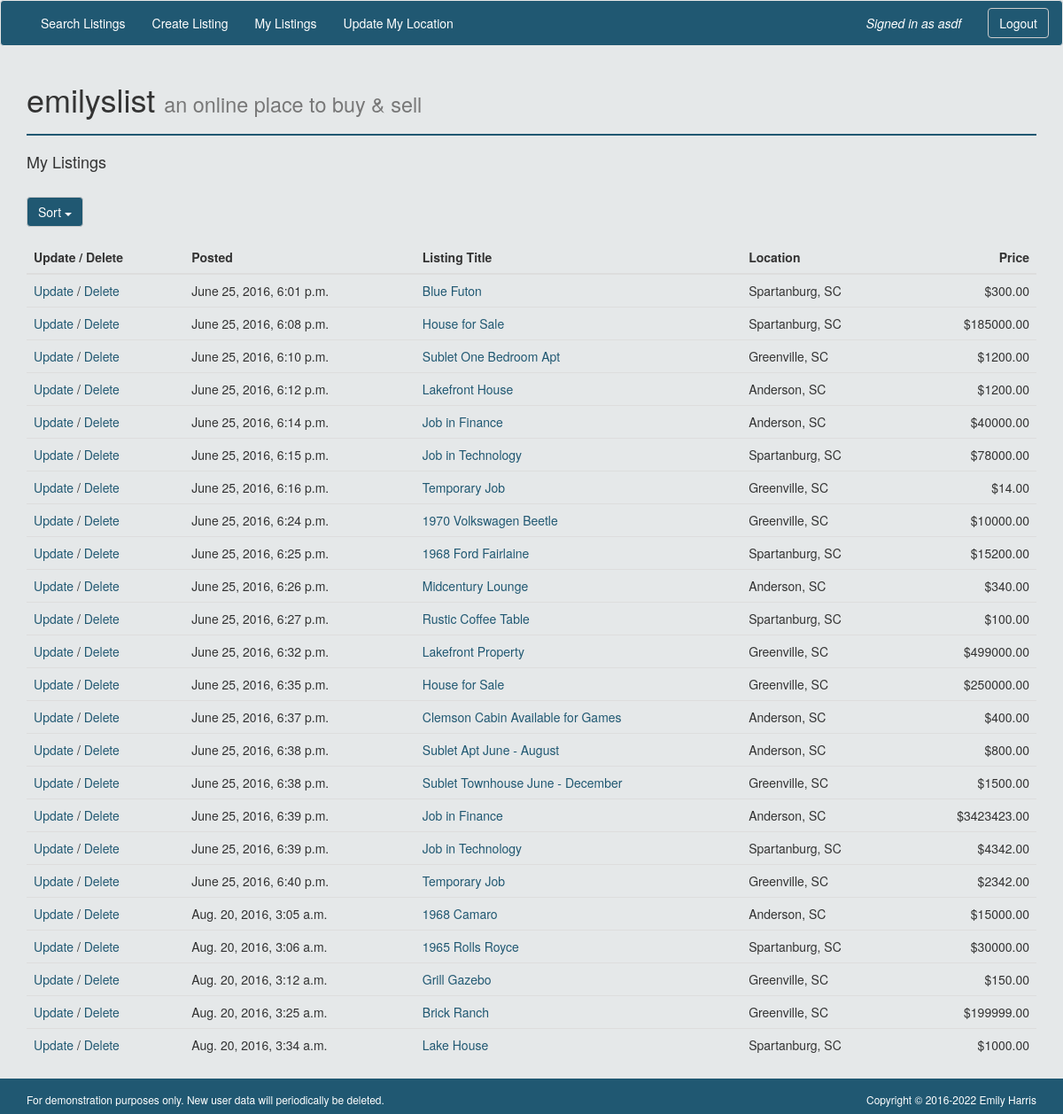
Page /accounts/profile/listings/ (signed in) on the committed database.
### classifieds/models.py (models this page shows, shortened)
class Listing(models.Model):
    user = models.ForeignKey('auth.User', on_delete=models.PROTECT)
    title = models.CharField(max_length=50)
    price = models.DecimalField(decimal_places=2, max_digits=15)
    location = models.ForeignKey(Region, on_delete=models.PROTECT)
    created = models.DateTimeField(auto_now_add=True)
    body = models.TextField()
    photo = models.ImageField(upload_to="item_photos", null=True, blank=True)
    category=models.ForeignKey(Category, on_delete=models.PROTECT)

class Region(models.Model):
    location = models.CharField(max_length=50)
    def __str__(self):
        return self.location

### classifieds/views.py (the view, shortened to what this page needs)
# urls.py: url(r'^accounts/profile/listings/$', login_required(ProfileListView.as_view()), name='profile_list_view'),
class ProfileListView(ListView):
    model = Listing
    template_name = 'classifieds/profile_list_list.html'
    def get_queryset(self, **kwargs):
        sort = self.request.GET.get('sort')
        if sort:
            return Listing.objects.filter(user=self.request.user).order_by(sort)
        else:
            return Listing.objects.filter(user=self.request.user)

### templates/classifieds/profile_list_list.html (shortened to what this page needs)
{% extends "base.html" %}
{% block content %}
<h4>My Listings</h4>
<div class="row">
  <div class="col-sm-1 dropdown-button">
    <div class="dropdown">
      <button class="btn btn-default dropdown-toggle" type="button" id="dropdownMenu1" data-toggle="dropdown" aria-haspopup="true" aria-expanded="true">
        Sort
        <span class="caret"></span>
      </button>
    </div>
    <br><br>
  </div>
</div>
<div class="table-responsive">
  <table class="table">
  <thead>
      <th>Update / Delete</th>
      <th>Posted</th>
      <th>Listing Title</th>
      <th>Location</th>
      <th><div class="table-price">Price</div></th>
  </thead>
  {% for object in object_list  %}
  <tr>
      <td><a href="{% url 'listing_update_view' object.pk %}">Update</a> / <a href="{% url 'listing_delete_view' object.pk %}">Delete</a></td>
      <td>{{object.created}}</td>
      <td><a href="{% url 'listing_detail_view' object.pk %}">{{object.title}}</a></td>
      <td>{{object.location}}</td>
      <td><div class="table-price">${{object.price}}</div></td>
  </tr>
  {% endfor %}
  </table>
</div>
{% endblock %}

### templates/base.html (shortened to what this page needs)
{% load static %}
<!DOCTYPE html>
<html>
  <head>
    <link rel="stylesheet" href='{% static "classifieds/css/bootstrap.css" %}' media="screen" title="bootstrap css" charset="utf-8">
    <link rel="stylesheet" href='{% static "classifieds/css/main.css" %}' media="screen" charset="utf-8">
  </head>
  <body>
<div id="wrap">
  <nav class="navbar navbar-default">
         <div class="container-fluid">
           <div class="collapse navbar-collapse" id="bs-example-navbar-collapse-1">
             <ul class="nav navbar-nav">
              <li><a href="{% url 'index_view' %}">Search Listings</a></li>
               {% if request.user.is_authenticated %}
               <li><a href="{% url 'listing_create_view' %}">Create Listing</a></li>
               <li><a href="{% url 'profile_list_view' %}">My Listings</a></li>
               <li><a href="{% url 'profile_update_view' %}">Update My Location</a></li>
               <ul class="nav navbar-nav navbar-right">
                 <li><a href=""><em>Signed in as {{user}}</em></a></li>
                 <form class="navbar-form navbar-right" method="POST", action="{% url 'logout' %}?next={% url 'index_view' %}">{% csrf_token %}
                   <button type="submit" class="btn btn-default">Logout</button>
                 </form>
               </ul>
              {% endif %}
             </ul>
           </div>
         </div>
       </nav>
    <div class="container">
           <div class="page-header">
             <h1>emilyslist <small>an online place to buy & sell</small></h1>
           </div>
           {% block content %}{% endblock %}
    </div>
  </div>
    <footer class='footer'>
      <div class="container">
        <div class="row">
          <div class="col-sm-6">
            <p class='text-left'>For demonstration purposes only. New user data will periodically be deleted.</p>
          </div>
          <div class="col-sm-6">
            <p class='text-right'>Copyright © 2016-<script>document.write(new Date().getFullYear())</script> Emily Harris</p>
          </div>
        </div>
      </div>
    </footer>
  </body>
</html>

### classifieds/static/classifieds/css/main.css (style rules this page uses)
html, body { height: 100%; }
#wrap { min-height: 100%; height: auto; margin: 0 auto -40px; padding: 0 0 40px; }
.footer { height: 40px; color: white; background-color: #205872; }
body { background-color: #e5e8e9 }
.navbar-default { background-color: #205872; border-color: #E7E7E7; }
.navbar-default .navbar-nav li a { color: white; }
.btn-default { color: white; background-color: #205872 }
a { color: #205872; }
.page-header { margin-top: 20px; border-bottom: 2px solid #205872; }
.text-right { text-align: right; font-size: 12px; margin-bottom: 0px; margin-top: 15px; }
.text-left { text-align: left; font-size: 12px; margin-bottom: 0px; margin-top: 15px; }
.dropdown-button { height: 50px; margin-top: 20px; }
ul.nav.navbar-nav.navbar-right { text-align: right; }
.table-price { text-align: right; }

### rows in the picture
Listing: created "June 25, 2016, 6:01 p.m.", title "Blue Futon", location "Spartanburg, SC", price "300.00"
Listing: created "June 25, 2016, 6:08 p.m.", title "House for Sale", location "Spartanburg, SC", price "185000.00"
Listing: created "June 25, 2016, 6:10 p.m.", title "Sublet One Bedroom Apt", location "Greenville, SC", price "1200.00"
Listing: created "June 25, 2016, 6:12 p.m.", title "Lakefront House", location "Anderson, SC", price "1200.00"
Listing: created "June 25, 2016, 6:14 p.m.", title "Job in Finance", location "Anderson, SC", price "40000.00"
Listing: created "June 25, 2016, 6:15 p.m.", title "Job in Technology", location "Spartanburg, SC", price "78000.00"
Listing: created "June 25, 2016, 6:16 p.m.", title "Temporary Job", location "Greenville, SC", price "14.00"
Listing: created "June 25, 2016, 6:24 p.m.", title "1970 Volkswagen Beetle", location "Greenville, SC", price "10000.00"
Listing: created "June 25, 2016, 6:25 p.m.", title "1968 Ford Fairlaine", location "Spartanburg, SC", price "15200.00"
Listing: created "June 25, 2016, 6:26 p.m.", title "Midcentury Lounge", location "Anderson, SC", price "340.00"
Listing: created "June 25, 2016, 6:27 p.m.", title "Rustic Coffee Table", location "Spartanburg, SC", price "100.00"
Listing: created "June 25, 2016, 6:32 p.m.", title "Lakefront Property", location "Greenville, SC", price "499000.00"
Listing: created "June 25, 2016, 6:35 p.m.", title "House for Sale", location "Greenville, SC", price "250000.00"
Listing: created "June 25, 2016, 6:37 p.m.", title "Clemson Cabin Available for Games", location "Anderson, SC", price "400.00"
Listing: created "June 25, 2016, 6:38 p.m.", title "Sublet Apt June - August", location "Anderson, SC", price "800.00"
Listing: created "June 25, 2016, 6:38 p.m.", title "Sublet Townhouse June - December", location "Greenville, SC", price "1500.00"
Listing: created "June 25, 2016, 6:39 p.m.", title "Job in Finance", location "Anderson, SC", price "3423423.00"
Listing: created "June 25, 2016, 6:39 p.m.", title "Job in Technology", location "Spartanburg, SC", price "4342.00"
Listing: created "June 25, 2016, 6:40 p.m.", title "Temporary Job", location "Greenville, SC", price "2342.00"
Listing: created "Aug. 20, 2016, 3:05 a.m.", title "1968 Camaro", location "Anderson, SC", price "15000.00"
Listing: created "Aug. 20, 2016, 3:06 a.m.", title "1965 Rolls Royce", location "Spartanburg, SC", price "30000.00"
Listing: created "Aug. 20, 2016, 3:12 a.m.", title "Grill Gazebo", location "Greenville, SC", price "150.00"
Listing: created "Aug. 20, 2016, 3:25 a.m.", title "Brick Ranch", location "Greenville, SC", price "199999.00"
Listing: created "Aug. 20, 2016, 3:34 a.m.", title "Lake House", location "Spartanburg, SC", price "1000.00"

### other values in the picture
{{ user }} "asdf"
